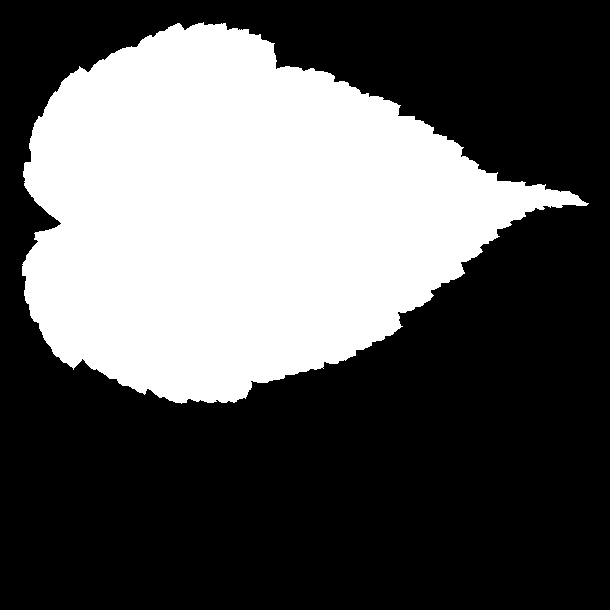
#> input picture enlarged_squared/Acer_Capillipes/28.jpg, 610 x 610 px, found by its file name; its folder holds only this picture in this run
$ python shrink_enlarged_squared.py
#> lines starting #> are read from the running program, lines starting #| are printed output that depends on the picture; after the words box and inside, x2 and y2 are one past the last pixel; in counts of white or black regions, pixels touching at a corner belong together
#RUN THIS CODE AFTER CHOOSING IMAGE DIMENSIONS AND PATHS BELOW TO GENERATE RESIZED PHOTOS
import cv2
from pathlib import Path
import os
import random

#ADJUST PATHS ACCORDING TO YOUR LOCAL PATHS
directory = "C:/Users/sonan/OneDrive/Documents/GitHub/Machine-Learning-for-Plants/enlarged_squared"
path = 'C:/Users/sonan/OneDrive/Documents/GitHub/Machine-Learning-for-Plants/50x50'


folders_path = []
folders_names = []
x = 1
for fname in os.listdir(directory):

    folder_path = f"{directory}/{fname}"
    folder_path2 = f"{path}/{fname}"
    folder_path3 = f"{path}_test/{fname}"
    folders_path.append(folder_path)
    folders_names.append(fname)
    os.makedirs(folder_path2)
    os.makedirs(folder_path3)
#> pass 2 of the loop `for fname in os.listdir(directory):`:


i= 1
x = 0
j = 0

i = 1
j = 0
x = 0
for fname in folders_path:
    rand_list=[]
    while len(rand_list)!=2: # EDIT THIS NUMBER TO ADJUST NUMBER OF IMAGES PER CLASS IN TESTING SET
        x = random.randint(1,16)
        if x not in rand_list:
            rand_list.append(x)
    print(rand_list)
    i = 1
    for img in os.listdir(fname):
        image = cv2.imread(f"{fname}/{img}",0)
#> image is the input picture: shape (610, 610); min 0, max 255, mean 90.1
        _, binary_image = cv2.threshold(image, 0, 255, cv2.THRESH_BINARY)
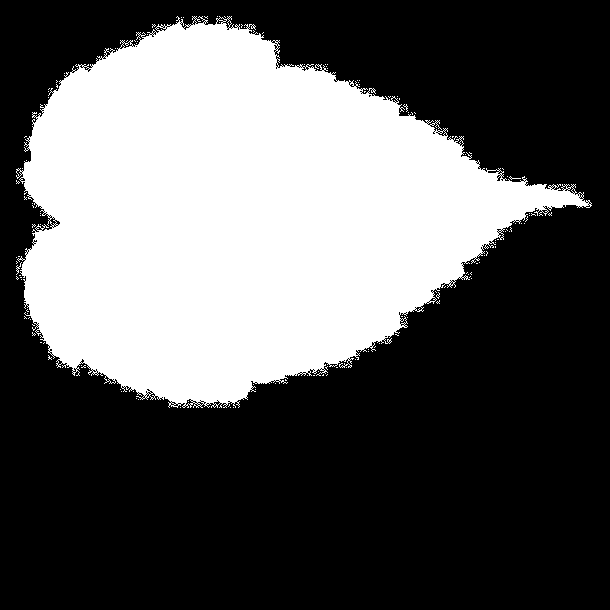
#> binary_image: shape (610, 610); 36.1% white; 138 white regions (136 under 20 px), largest, box (x1, y1, x2, y2) and area: (16, 16, 592, 408) 134062, (16, 262, 22, 275) 21

        #EDIT IMAGE SIZE HERE
        resized = cv2.resize(image, (50,50))
        if i in rand_list:
            print("True")
            cv2.imwrite(f"{path}_test/{folders_names[j]}/{folders_names[j]}_{i}.jpg", resized)
        else:
            cv2.imwrite(f"{path}/{folders_names[j]}/{folders_names[j]}_{i}.jpg", resized)
        i+=1
    j+=1
#> pass 2 of the loop `for fname in folders_path:`:
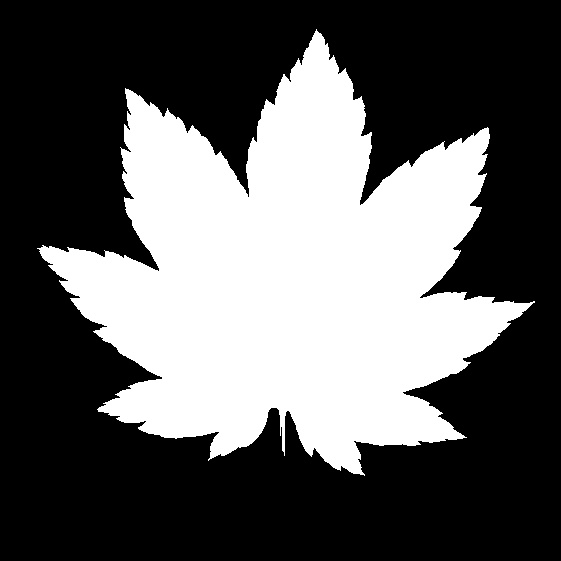
#> input picture enlarged_squared/Acer_Circinatum/34.jpg, 561 x 561 px, found by its file name
#> image is the input picture: shape (561, 561); min 0, max 255, mean 92.8
#> `_, binary_image = cv2.threshold(image, 0, 255, cv2.THRESH_BINARY)`:
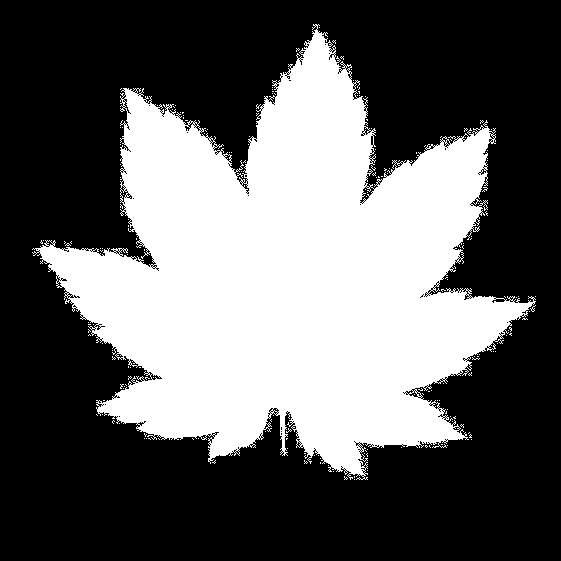
#> binary_image: shape (561, 561); 37.8% white; 190 white regions (189 under 20 px), largest, box (x1, y1, x2, y2) and area: (32, 24, 536, 480) 118308
#> `resized = cv2.resize(image, (50,50))`:
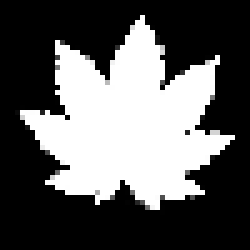
#> resized: shape (50, 50) (shown 5 times larger); min 0, max 255, mean 92.6
#> j = 2
